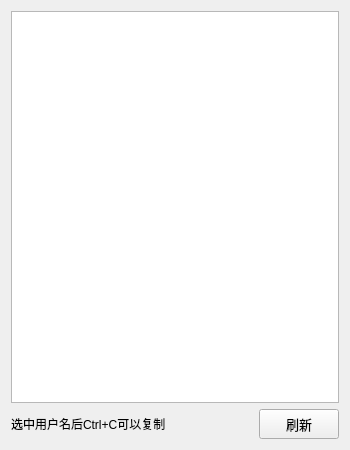
<?xml version="1.0" encoding="UTF-8"?>
<ui version="4.0">
 <class>GroupMemberWindow</class>
 <widget class="QWidget" name="GroupMemberWindow">
  <property name="geometry">
   <rect>
    <x>0</x>
    <y>0</y>
    <width>350</width>
    <height>450</height>
   </rect>
  </property>
  <property name="minimumSize">
   <size>
    <width>350</width>
    <height>450</height>
   </size>
  </property>
  <property name="windowTitle">
   <string>Form</string>
  </property>
  <layout class="QFormLayout" name="formLayout">
   <item row="0" column="0" colspan="2">
    <layout class="QVBoxLayout" name="verticalLayout">
     <item>
      <widget class="QListWidget" name="listWidget">
       <property name="font">
        <font>
         <pointsize>10</pointsize>
        </font>
       </property>
       <property name="editTriggers">
        <set>QAbstractItemView::NoEditTriggers</set>
       </property>
      </widget>
     </item>
     <item>
      <layout class="QHBoxLayout" name="horizontalLayout">
       <item>
        <widget class="QLabel" name="Cfg">
         <property name="text">
          <string>选中用户名后Ctrl+C可以复制</string>
         </property>
        </widget>
       </item>
       <item>
        <spacer name="horizontalSpacer">
         <property name="orientation">
          <enum>Qt::Horizontal</enum>
         </property>
         <property name="sizeHint" stdset="0">
          <size>
           <width>40</width>
           <height>20</height>
          </size>
         </property>
        </spacer>
       </item>
       <item>
        <widget class="QPushButton" name="refreshButton">
         <property name="minimumSize">
          <size>
           <width>80</width>
           <height>30</height>
          </size>
         </property>
         <property name="maximumSize">
          <size>
           <width>80</width>
           <height>30</height>
          </size>
         </property>
         <property name="font">
          <font>
           <pointsize>10</pointsize>
          </font>
         </property>
         <property name="text">
          <string>刷新</string>
         </property>
        </widget>
       </item>
      </layout>
     </item>
    </layout>
   </item>
  </layout>
 </widget>
 <resources/>
 <connections/>
</ui>
